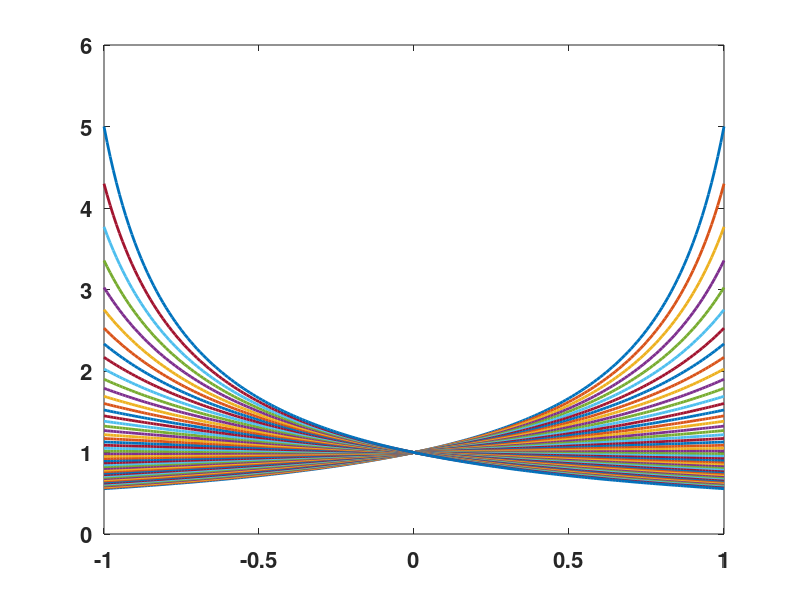

MATLAB code to generate this figure:
close all; clear;clc;format long;
set(0,'DefaultAxesFontSize',16,'DefaultAxesFontWeight','bold','DefaultLineLineWidth',2,'DefaultLineMarkerSize',16);

f = @(x,t) 1./(1 + t*x);
n = 50;
t1 = linspace(-0.8,0.8,n); %Equispaced parameters
t2 = -1 + 2*rand(n,1); %Uniform random distribution (no guarantee that the t's are pairwise unique)
x = -1:0.01:1;
fn = zeros(n, length(x));
for ii=1:n
    fn(ii,:) = f(x,t1(ii));
    plot(x,fn(ii,:));
    hold on;
    pause(0.1);
end

[q,~,~] = qr(fn');
